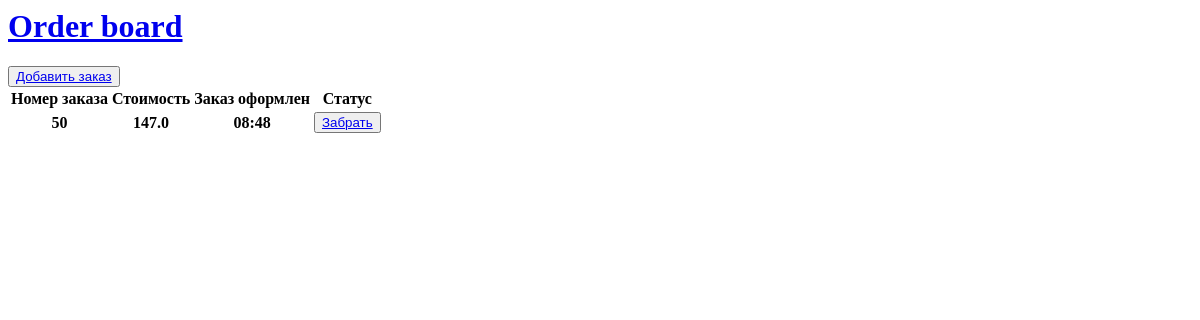
Before: / with the older database file.
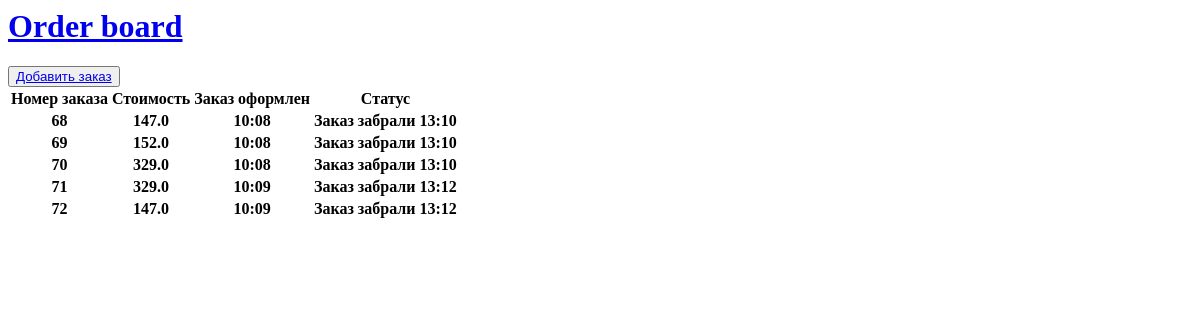
After: the same page with the newer database file.
### board/models.py (models this page shows)
class Order(models.Model):
    time_in = models.DateTimeField(auto_now_add=True)
    time_out = models.DateTimeField(null=True)
    cost = models.FloatField(default=0.0)
    take_away = models.BooleanField(default=False)
    complete = models.BooleanField(default=False)
    products = models.ManyToManyField(Product, through='ProductOrder')

### board/views.py (the view)
# urls.py: path('', IndexView.as_view()),
class IndexView(TemplateView):
    template_name = "board/index.html"
    def get_context_data(self, **kwargs):
        context = super().get_context_data(**kwargs)
        context['orders'] = Order.objects.all()
        return context

### templates/board/index.html
{% extends "main.html" %}
{% block content %}
<table>
    <thead>
    <tr>
        <th>Номер заказа</th>
        <th>Стоимость</th>
        <th>Заказ оформлен</th>
        <th>Статус</th>
    </tr>
    </thead>
    {% for order in orders %}
    <tr>
        <th>{{ order.id }}</th>
        <th>{{ order.cost }}</th>
        <th>{{ order.time_in|time:"H:i" }}</th>
        <th>{% if not order.complete %}
            Заказ еще не готов.
            {% elif order.time_out is None %}
            <button><a href="{% url 'take_order' order.id %}"> Забрать </a></button>
            {% else %}
            Заказ забрали {{ order.time_out|time:"H:i" }}
            {% endif %}
        </th>
    </tr>
    {% endfor %}
</table>
{% endblock %}

### templates/main.html (shortened to what this page needs)
<html>
<head>
</head>
<body>
<div>
    <h1><a href="/">Order board</a></h1>
</div>
<div>
    <button><a href="{% url 'new_order'%}"> Добавить заказ </a></button>
</div>
{% block content %}
{% endblock %}
</body>
</html>

Changed rows visible on the page:
removed Order: id "50", cost "147.0", time_in "08:48", complete "Забрать"
added Order: id "68", cost "147.0", time_in "10:08", time_out "13:10"
added Order: id "69", cost "152.0", time_in "10:08", time_out "13:10"
added Order: id "70", cost "329.0", time_in "10:08", time_out "13:10"
added Order: id "71", cost "329.0", time_in "10:09", time_out "13:12"
added Order: id "72", cost "147.0", time_in "10:09", time_out "13:12"
